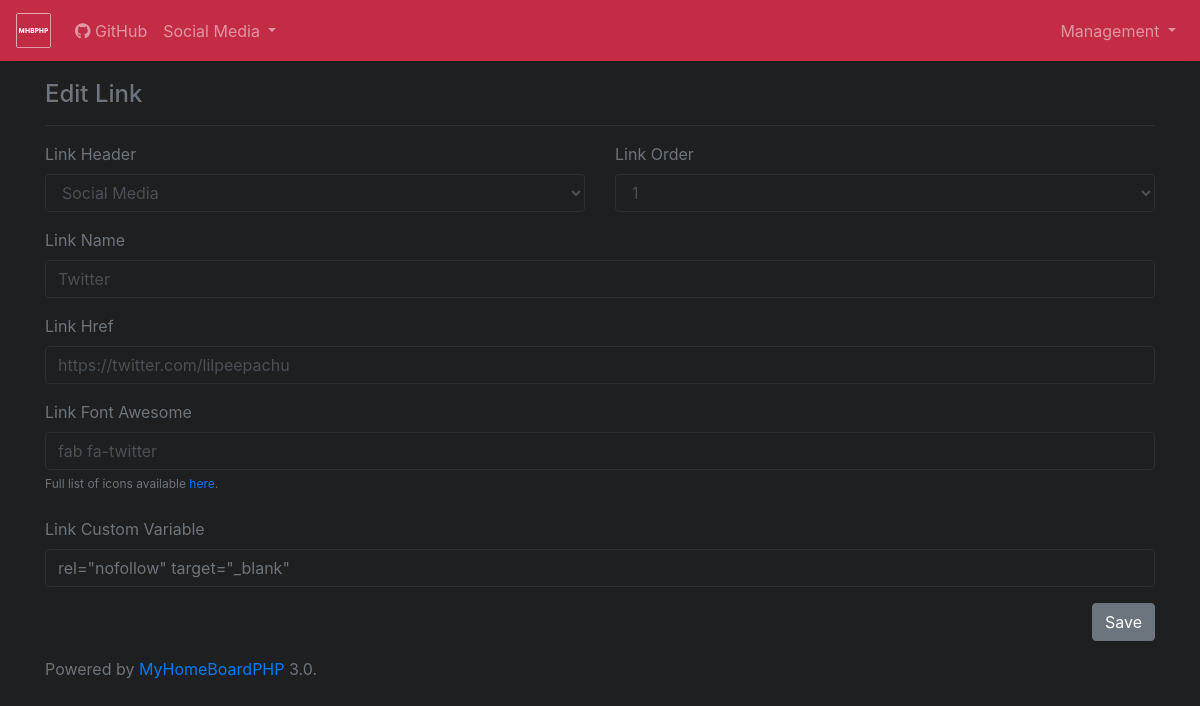
Screenshot of /links/mod.php?id=2&action=edit&type=link with the database file from the repository.
### tables this page shows
CREATE TABLE `tblLink` (
  `LID` int(255) NOT NULL,
  `HID` int(255) NOT NULL,
  `LinkName` varchar(255) NOT NULL,
  `LinkHref` varchar(255) NOT NULL,
  `LinkOrder` int(255) NOT NULL,
  `LinkCustomVar` varchar(255) NOT NULL,
  `LinkFontAwesome` varchar(255) NOT NULL
);

CREATE TABLE `tblLinkHeaders` (
  `HID` int(255) NOT NULL COMMENT 'Link Header ID',
  `HeaderName` varchar(255) NOT NULL,
  `HeaderLink` varchar(255) NOT NULL,
  `HeaderDDName` varchar(255) NOT NULL COMMENT 'Dropdown Name',
  `HeaderOrder` int(11) NOT NULL,
  `HeaderFontAwesome` varchar(255) NOT NULL
);

### include/db/func.php (called while the page is built, shortened)
<?php
    class MyHomeBoardPHP {
        private $db;
        public function __construct(PDO $db){
        $this->db = $db;
        }
        function AllHeaders()
        {
            $q = "SELECT * FROM `tblLinkHeaders`";
            $query = $this->db->prepare($q);
            $query->execute();
            return $query->fetchall();
        }
        function AllLinkHeaders()
        {
            $q = "SELECT * FROM `tblLinkHeaders` ORDER BY `HeaderOrder` ASC";
            $query = $this->db->prepare($q);
            $query->execute();
            return $query->fetchall();
        }
        function StandaloneLinks()
        {
            $q = "SELECT * FROM `tblLink` WHERE `HID` = '0' ORDER BY `LinkOrder` ASC";
            $query = $this->db->prepare($q);
            $query->execute();
            return $query->fetchall();
        }
        function GetLinkInfo($lid)
        {
            $q = "SELECT * FROM `tblLink` WHERE `LID` = :lid";
            $query = $this->db->prepare($q);
            $query->execute( array('lid'=> $lid) );
            return $query->fetchall();
        }
        function GetLinkCountPerHID($HID)
        {
            $q = "SELECT * FROM `tblLink` WHERE `HID` = :hid";
            $query = $this->db->prepare($q);
            $query->execute( array('hid'=> $HID) );
            return $query->rowCount();
        }
    }
?>

### links/mod.php (the view, shortened to what this page needs)
<?php
    require("../include/db/conn.php");
    require("../include/db/func.php");
    $home = new MyHomeBoardPHP($pdo);
    if(isset($_GET['action']) && isset($_GET['id']) && isset($_GET['type'])){
        $type = htmlentities($_GET['type']);
        $action = htmlentities($_GET['action']);
        $id = htmlentities($_GET['id']);
        if($action == "delete") {
            if ($type == 'link') {
                $name = $home->GetLinkInfo($id)[0]['LinkName'];
                $home->DeleteLink($id);
            } elseif ($type == 'header') {
                $name = $home->GetHeaderInfo($id)[0]['HeaderName'];
                $home->DeleteHeader($id);
            }
            header("location: " . URL . "/links/?action=deleted&name=" . $name . "&type=" . $type);
            die();
        } elseif($action == "edit" && $type == "link") {
            $db_edit_link_HID = $home->GetLinkInfo($id)[0]['HID'];
            $db_edit_linkname = $home->GetLinkInfo($id)[0]['LinkName'];
            $db_edit_linkhref = $home->GetLinkInfo($id)[0]['LinkHref'];
            $db_edit_linkorder = $home->GetLinkInfo($id)[0]['LinkOrder'];
            $db_edit_linkcustomvar = stripslashes($home->GetLinkInfo($id)[0]['LinkCustomVar']);
            $db_edit_linkfontawesome = $home->GetLinkInfo($id)[0]['LinkFontAwesome'];
        } else {
            header("location: " . URL . "/links/");
            die();
        }
    } else {
        header("location: " . URL . "/links/");
        die();
    }
?>
<!doctype html>
<html lang="en">
<head>
  <?php require("../include/style/css.php");?>
</head>
<body>
    <?php require("../include/navigation.php");?>
    <main role="main" class="container">
    <?php  if($type == "link" && $action == "edit") { ?>
        <div class="row">
            <div class="col">
            <h4>Edit Link</h4>
            <hr>
                <form action="" method="post">
                    <div class="row">
                        <div class="col">
                            <div class="form-group">
                                <label for="LinkHeader">Link Header</label>
                                <select class="form-control" id="LinkHeader" name="LinkHeader">
                                    <?php foreach($home->AllHeaders() as $h) { ?>
                                    <option value="<?php print($h['HID']);?>" <?php if($db_edit_link_HID == $h['HID']) { print("selected"); }?>><?php print($h['HeaderName']);?></option>
                                    <?php } ?>
                                </select>
                            </div>
                        </div>
                        <div class="col">
                            <div class="form-group">
                                <label for="LinkOrder">Link Order</label>
                                <select class="form-control" id="LinkOrder" name="LinkOrder">
                                    <?php $linkCount = $home->GetLinkCountPerHID($db_edit_link_HID); $c = 1; while($c < $linkCount + 1) { ?>
                                    <option <?php if($db_edit_linkorder == $c) { print("selected"); }?>><?php print($c);?></option>
                                    <?php $c++; } ?>
                                </select>
                            </div>
                        </div>
                    </div>
                    <div class="form-group">
                        <label for="LinkName">Link Name</label>
                        <input type="text" class="form-control" id="LinkName" name="LinkName" placeholder="MyHomeBoardPHP" value="<?php print($db_edit_linkname);?>" required>
                    </div>
                    <div class="form-group">
                        <label for="LinkHref">Link Href</label>
                        <input type="url" class="form-control" id="LinkHref" name="LinkHref" placeholder="https://github.com/laim/MyHomeBoardPHP" value="<?php print($db_edit_linkhref);?>" required>
                    </div>
                    <div class="form-group">
                        <label for="LinkFontAwesome">Link Font Awesome</label>
                        <input type="text" class="form-control" id="LinkFontAwesome" name="LinkFontAwesome" placeholder="fab fa-github" value="<?php print($db_edit_linkfontawesome);?>">
                        <label for="LinkFontAwesome" class="text-muted mt-1" style="font-size: 12px;">Full list of icons available <a href="//fontawesome.com/icons" target="_blank">here</a>.</label>
                    </div>
                    <div class="form-group">
                        <label for="LinkCustomVar">Link Custom Variable</label>
                        <input type="text" class="form-control" id="LinkCustomVar" name="LinkCustomVar" placeholder="rel=&quot;nofollow&quot; target=&quot;_blank&quot;" value="<?php print(htmlentities($db_edit_linkcustomvar));?>">
                    </div>
                    <button type="submit" class="btn btn-primary float-right" id="el_submit" name="el_submit">Save</button>
                </form>
            </div>
        </div>
    <?php } ?>
    <?php require("../include/footer.php"); ?>
    </main>
</body>
</html>

### include/navigation.php (shortened to what this page needs)
<nav class="navbar navbar-expand-md navbar-dark bg-dark bg-custom fixed-top box-shadow">
    <a class="navbar-brand" href="<?php print(URL);?>">
      <?php if(NavShowImage == true) { ?>
        <img class="d-block" src="<?php print(URL);?>/assets/images/<?php print(NavImage);?>" width="<?php print(NavWidth);?>" height="<?php print(NavHeight);?>" alt="Navigation Logo">
      <?php } else { ?>
        <?php print(WebName);?>
      <?php } ?>
      </a>
    <div class="collapse navbar-collapse justify-content-between" id="navbar">
      <ul class="navbar-nav mr-auto ">
        <?php foreach($home->StandaloneLinks() as $SL) { ?>
          <li class="nav-item">
            <a class="nav-link" <?php print(stripslashes($SL['LinkCustomVar']));?> href="<?php print($SL['LinkHref']);?>">
              <span class="<?php print($SL['LinkFontAwesome']);?>"></span>
              <?php print($SL['LinkName']);?>
            </a>
          </li>
        <?php } ?>
        <?php foreach($home->AllLinkHeaders() as $LH) { ?>
        <li class="nav-item dropdown">
          <a class="nav-link dropdown-toggle" href="<?php print($LH['HeaderLink']);?>" id="<?php print($LH['HeaderDDName']);?>" data-toggle="dropdown" aria-haspopup="true" aria-expanded="false">
            <?php print($LH['HeaderName']);?>
          </a>
        </li>
        <?php } ?>
      </ul>
      <ul class="navbar-nav">
      <li class="nav-item dropdown">
      <a class="nav-link dropdown-toggle" href="" id="dropdownManagement" data-toggle="dropdown" aria-haspopup="true" aria-expanded="false">
            Management
          </a>
        </li>
     </ul>
    </div>
  </nav>

### assets/css/custom.css (style rules this page uses)
body { padding-top: 5rem; }
.box-shadow { box-shadow: 0 .25rem .75rem rgba(0, 0, 0, .05); }

### assets/css/dark.css (style rules this page uses)
body { background-color: #1d1f21; color: #6c757d; }
hr { border-color: #2b2e32; }
.btn-primary { color: #fff; background-color: #6c757d; border-color: #6c757d; }
.form-control { color: #495057; background-color: #1d1f21; border: 1px solid #2b2e32; }

### rows the page displays
tbllink: LinkName "GitHub"
tbllinkheaders: HeaderName "Social Media"
tbllink: LinkHeader "Social Media", LinkOrder "1", LinkName "Twitter", LinkHref "https://twitter.com/lilpeepachu", LinkFontAwesome "fab fa-twitter"

### other values shown
MHBPHP_Version "3.0"
